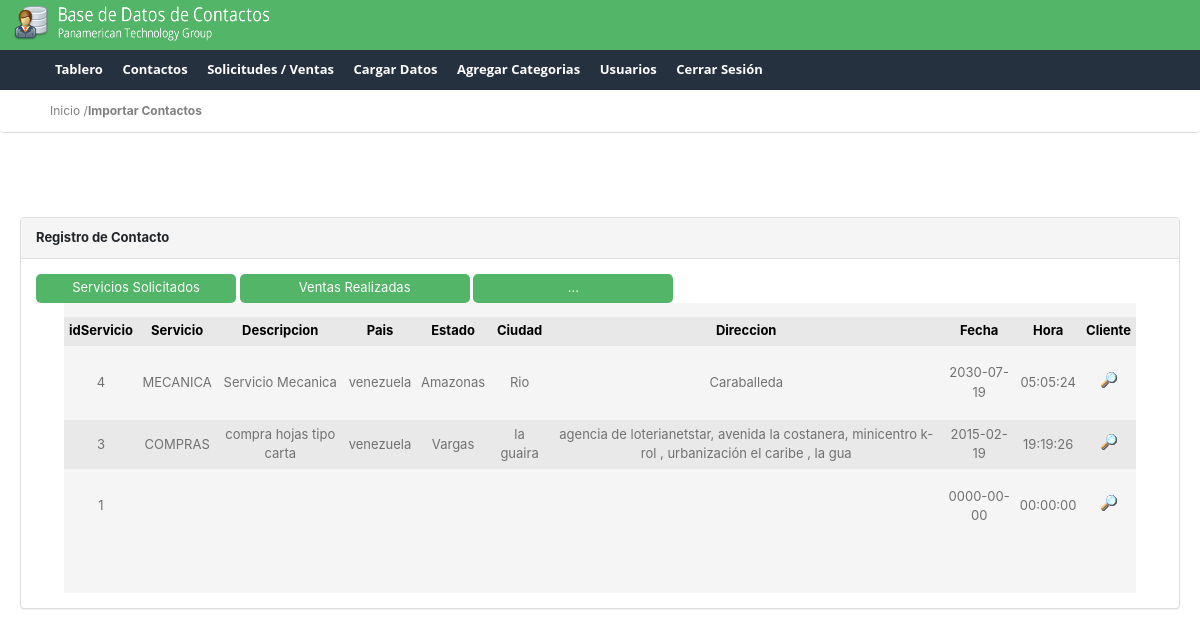
The app's page /datafe/servicios.php (signed in) with its own data.
### tables this page shows
CREATE TABLE `servicio` (
  `idServicio` int(11) NOT NULL,
  `servicio` text NOT NULL,
  `tipodeServicio` text NOT NULL,
  `descripcion` text NOT NULL,
  `direccion` varchar(100) NOT NULL,
  `ciudad` varchar(100) NOT NULL,
  `estado` varchar(100) NOT NULL,
  `pais` text NOT NULL,
  `fecha` date NOT NULL,
  `hora` time NOT NULL,
  `proveedor` varchar(100) NOT NULL,
  `usuario` int(11) NOT NULL,
  `estatus` varchar(100) NOT NULL
);

### datafe/servicios.php (the view, shortened to what this page needs)
<?php
  if ($_SESSION['login'])
    {
    	require('model/cnx2.php');
?>
<!DOCTYPE html>
<html>
<head>
	<link rel="stylesheet" href="https://stackpath.bootstrapcdn.com/bootstrap/4.1.3/css/bootstrap.min.css">
	<link rel="stylesheet" type="text/css" href="css/style.css">
</head>
<body>
<header>
	<img src="images/logo.png">
</header>
<?php
include("menu.php");
 ?>
<div class="breadcrumb">Inicio /  <b>Importar Contactos</b></div>
<br><br>
	<div class="panel">
	<div class="panel-heading">
		Registro de Contacto
	</div>
	<div class="panel-body">
		<div id="headerAcording">
			<div style="width: 200px; display: inline-block;">
				<input type="button" id="Dato1" value="Servicios Solicitados" class="input_buton" style="width: 200px;">
			</div>
			<div style="width: 230px; display: inline-block;">
				<input type="button" id="Dato2" value="Ventas Realizadas" class="input_buton" style="width: 230px;">
			</div>
			<div style="width: 200px; display: inline-block;">
				<input type="button" id="Dato3" value="..." class="input_buton" style="width: 200px;">
			</div>
		</div>
		<div id="elemento1Arcorderon" class="show">
				<div id="box-wrapper">
					<?php
				$consulta = "SELECT * FROM servicio WHERE estatus='solicitado' order by idServicio desc ";
					$hacerconsulta=mysql_query ($consulta,$conexion);
							echo "<table class='table-sm table-striped' style='width:100%;'>";
							echo "<tr>";
							echo "<td align='center' bgcolor='#e8e8e8'><b><font color='black'>idServicio</b></font></td>";
							echo "<td align='center' bgcolor='#e8e8e8'><b><font color='black'>Servicio</b></td>";
							echo "<td align='center' bgcolor='#e8e8e8'><b><font color='black'>Descripcion</b></td>";
							echo "<td align='center' bgcolor='#e8e8e8'><b><font color='black'>Pais</b></td>";
							echo "<td align='center' bgcolor='#e8e8e8'><b><font color='black'>Estado</b></td>";
							echo "<td align='center' bgcolor='#e8e8e8'><b><font color='black'>Ciudad</b></td>";
							echo "<td align='center' bgcolor='#e8e8e8'><b><font color='black'>Direccion</b></td>";
							echo "<td align='center' bgcolor='#e8e8e8'><b><font color='black'>Fecha</b></td>";echo "<td align='center' bgcolor='#e8e8e8'><b><font color='black'>Hora</b></td>";
							echo "<td align='center' bgcolor='#e8e8e8'><b><font color='black'>Cliente</b></td>";
							echo "</tr>";
							$reg = mysql_fetch_array($hacerconsulta,MYSQL_BOTH);
							while ($reg)
							{
							echo "<tr>";
							echo "<td align='center' >".$reg[0]."</td>";
							echo "<td align='center' >".utf8_decode($reg[1])."</td>";
							echo "<td align='center' >".utf8_decode($reg[3])."</td>";
							echo "<td align='center' >".utf8_decode($reg[7])."</td>";
							echo "<td align='center' >".$reg[6]."</td>";
							echo "<td align='center' >".utf8_decode($reg[5])."</td>";
							echo "<td align='center' >".$reg[4]."</td>";
							echo "<td align='center' >".$reg[8]."</td>";
							echo "<td align='center' >".$reg[9]."</td>";
							echo "<td  align='center' style='border: inset 0pt'>
								<form action='verUsuarios.php' method='post'>
									<input type='hidden' name='idContacto' value=".$reg[11].">
									<input type='image' name='imageField' src='images/view.gif' />
								</form>
							</td>";
							$reg = mysql_fetch_array($hacerconsulta,MYSQL_BOTH);
							echo "</tr>";
							}
							echo "</table>";
			?>
				</div>
    	</div>
	</div>
	</div>
</body>
</html>
<?php
}else{
  header("location:index.php");
}
?>

### datafe/css/style.css (style rules this page uses)
* { box-sizing: border-box; }
body { margin: 0; padding: 0; }
header { background-color: #53B567; }
.breadcrumb { background-color: white; border-bottom:1px solid #dddddd; padding-left: 50px; font-size: 12px; color: gray; }
.panel { padding: 0px; margin: 20px; background-color: #ffffff; border: 1px solid #dddddd; border-radius: 4px; -webkit-box-shadow: 0 1px 1px rgba(0, 0, 0, 0.05); box-shadow: 0 1px 1px rgba(0, 0, 0, 0.05); }
.panel-heading { padding: 10px 15px; font-size: inherit; font-weight: 700; background-color: #F5F5F5; border-bottom: 1px solid #dddddd; border-top-right-radius: 3px; border-top-left-radius: 3px; font-size: 13px; }
.panel-body { padding: 15px; font-size: 13px; color: #717171; }
table { border-collapse:separate; border-spacing: 0 1em; }
td { padding-left: 40px; }
.input_buton { width: 106px; height: 29px; border-radius: 5px; border:0px; background-color: #53B567; color: white; cursor:pointer; }

### datafe/servicios.php (style rules this page uses)
.show { display: block; }
#box-wrapper { width: 95%; background-color: #F5F5F5; margin: 0 auto; box-sizing: border-box; padding-top: 1px; padding-bottom: 50px; }

### records on screen
servicio: idServicio "4", servicio "MECANICA", descripcion "Servicio Mecanica", pais "venezuela", estado "Amazonas", ciudad "Rio", direccion "Caraballeda", fecha "2030-07-19", hora "05:05:24"
servicio: idServicio "3", servicio "COMPRAS", descripcion "compra hojas tipo carta", pais "venezuela", estado "Vargas", ciudad "la guaira", direccion "agencia de loterianetstar, avenida la costanera, minicentro k-rol , urbanización el caribe , la gua", fecha "2015-02-19", hora "19:19:26"
servicio: idServicio "1", fecha "0000-00-00", hora "00:00:00"
